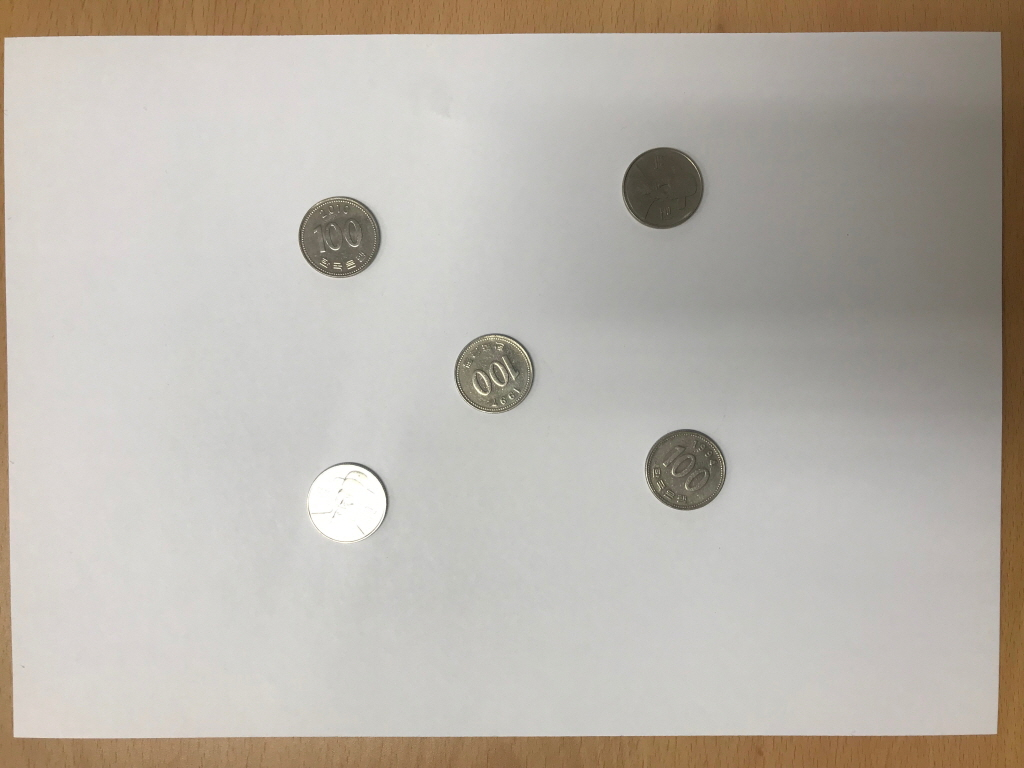
#> input picture image/sIMG_8253.JPG, 1024 x 768 px, found by its file name
$ jupyter execute homework3.ipynb
#> lines starting #> are read from the running program, lines starting #| are printed output that depends on the picture; after the words box and inside, x2 and y2 are one past the last pixel; in counts of white or black regions, pixels touching at a corner belong together
[cell 1]
import cv2
import numpy as np

img = cv2.imread('./image/sIMG_8253.jpg',)
#> img is the input picture: shape (768, 1024, 3); mean B, G, R 171.7, 180, 185.7

rows,cols,ch = img.shape
pts1 = np.float32([[10,40],[19,735],[998,35],[994,732]])
pts2 = np.float32([[0,0],[0,768],[1024,0],[1024,768]])
M = cv2.getPerspectiveTransform(pts1,pts2)
img = cv2.warpPerspective(img,M,(cols,rows))
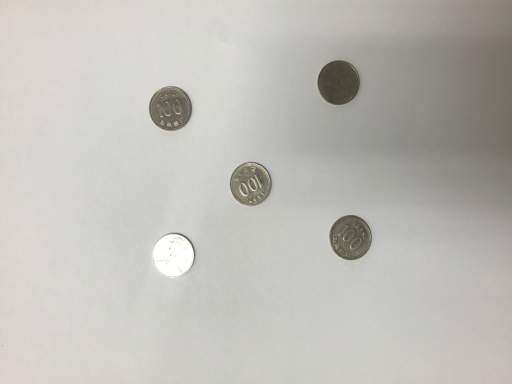
#> img: shape (768, 1024, 3) (shown at 1/2 size); mean B, G, R 185, 189.5, 191.2

#img = cv2.resize(img, dsize=(494,492), interpolation=cv2.INTER_AREA)
img_g = cv2.cvtColor(img, cv2.COLOR_BGR2GRAY) # 흑백

img_g_blur = cv2.GaussianBlur(img_g, (7, 7), 0)
img_thresh = cv2.adaptiveThreshold(img_g_blur, 255, cv2.ADAPTIVE_THRESH_GAUSSIAN_C, cv2.THRESH_BINARY_INV, 45, 6)
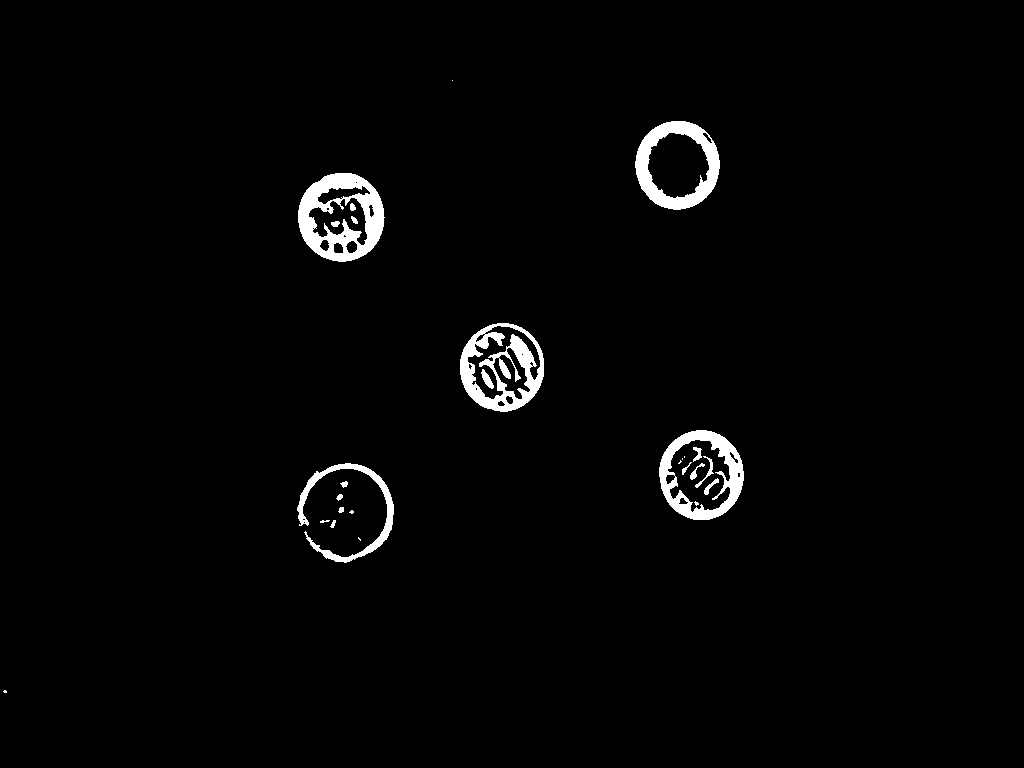
#> img_thresh: shape (768, 1024); 2% white; 27 white regions (9 under 20 px), largest, box (x1, y1, x2, y2) and area: (298, 173, 385, 262) 3954, (460, 323, 544, 412) 3428, (635, 121, 720, 210) 2964


kernel = np.ones((3, 3), np.uint8)
closing = cv2.morphologyEx(img_thresh, cv2.MORPH_CLOSE, kernel, iterations = 20)
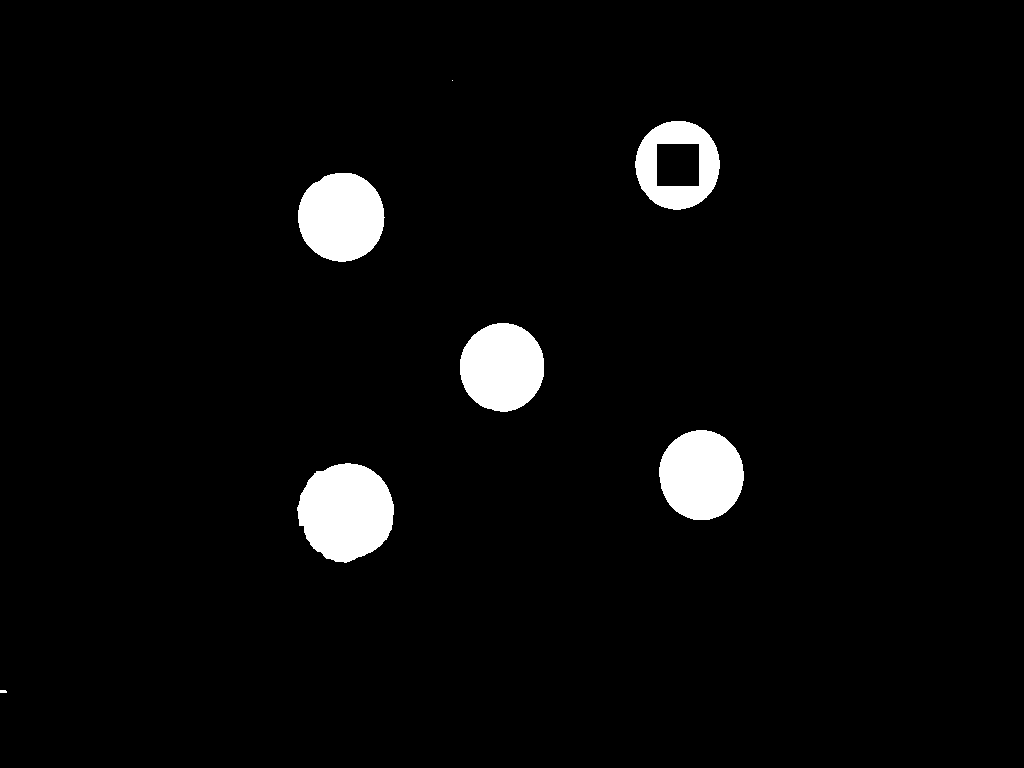
#> closing: shape (768, 1024); 3.7% white; 7 white regions (1 under 20 px)


cont_img = closing.copy()
contours, _ = cv2.findContours(cont_img, cv2.RETR_EXTERNAL, cv2.CHAIN_APPROX_SIMPLE)
#> contours = 7 contours, 2 with area under 20; largest, box (x1, y1, x2, y2) and area: (297, 463, 394, 563) 7218, (298, 173, 385, 262) 5936, (659, 430, 744, 520) 5878, (635, 121, 720, 210) 5788, (460, 323, 544, 412) 5766

for cnt in contours :
    area = cv2.contourArea(cnt)
    if area < 2000 or area > 8000 : continue
    if len(cnt) < 5 : continue

    ellipse = cv2.fitEllipse(cnt)
    cv2.ellipse(img, ellipse, (0, 255, 0), 2)
#> this loop made 7 passes
#> (area, ellipse) on passes 2 to 6: (7217.5, ((345.6, 511.5), (94.96, 96.96), 9.21)), (5878.5, ((701, 474.6), (83.75, 89.42), 175.6)), (5765.5, ((501.8, 366.9), (83.83, 87.68), 7.07)), (5936.5, ((341, 216.7), (85.82, 88.29), 1.52)), (5787.5, ((677.1, 164.6), (83.53, 88.34), 3.66))
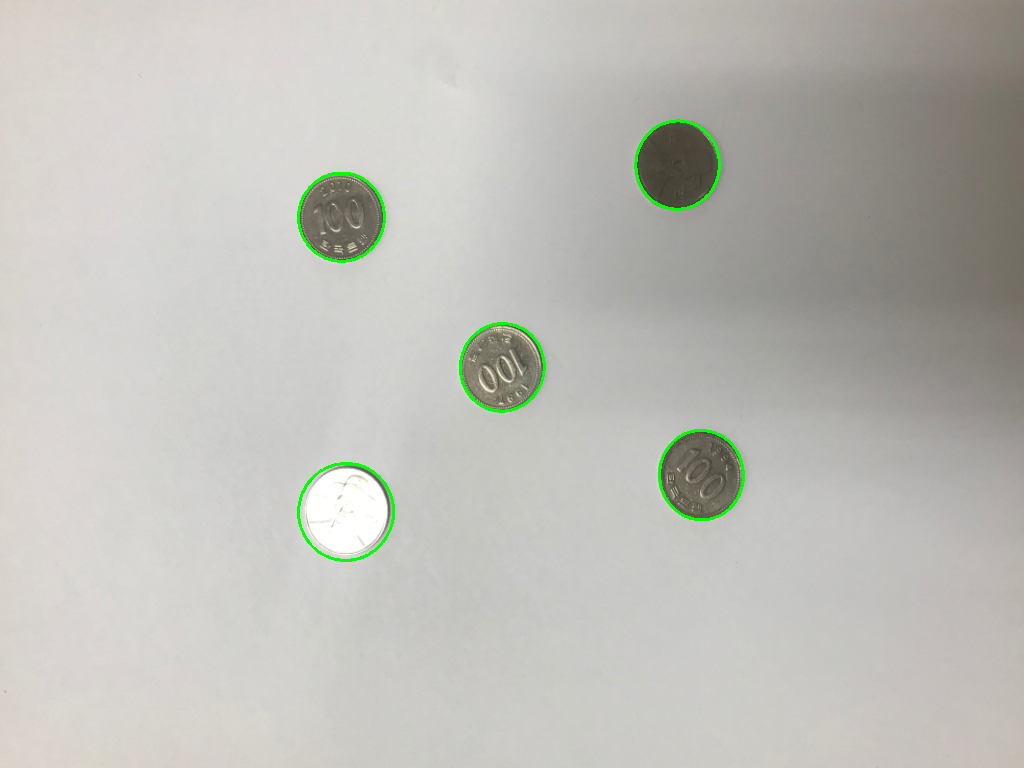
#> img: shape (768, 1024, 3); 0.52% of pixels changed, all inside (x1, y1, x2, y2) = (297, 119, 745, 562)

cv2.imshow('img_thresh',img_thresh)
cv2.imshow('cont_img',cont_img)
cv2.imshow('img',img)
k = cv2.waitKey(0)
#> (key Esc is pressed here)
cv2.destroyAllWindows()

$ run again, with image/sIMG_8254.JPG copied over image/sIMG_8253.JPG
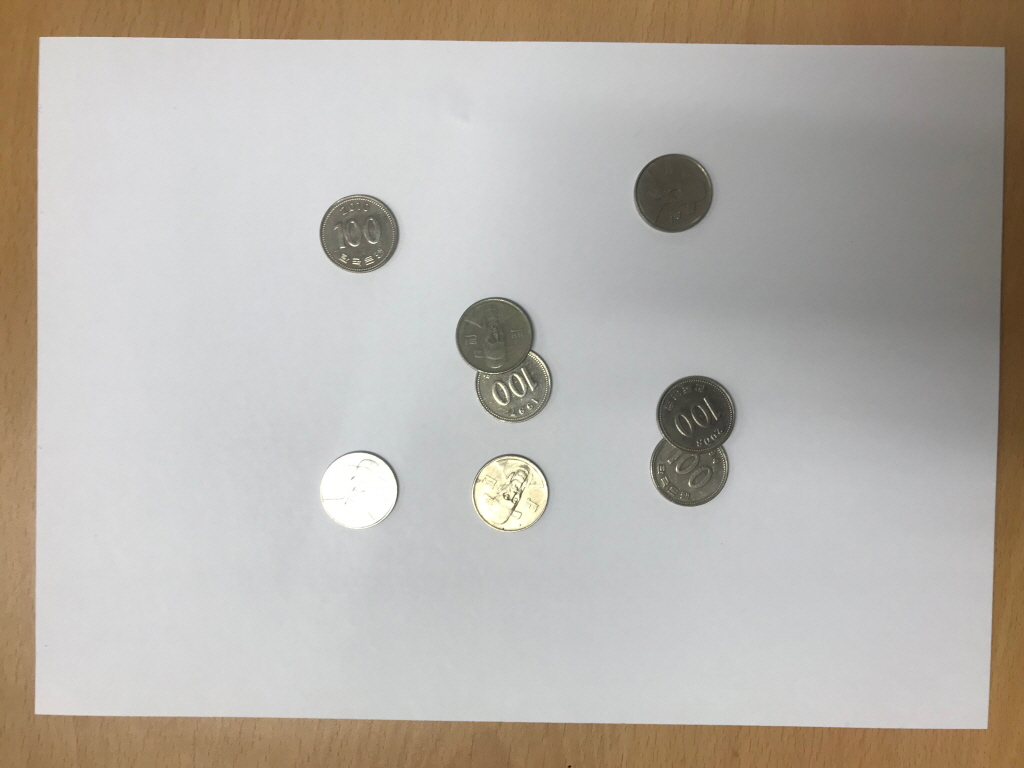
#> input picture image/sIMG_8254.JPG, 1024 x 768 px, found by its file name
#> img is the input picture: shape (768, 1024, 3); mean B, G, R 171.5, 178.1, 183.4
#> `img_thresh = cv2.adaptiveThreshold(img_g_blur, 255, cv2.ADAPTIVE_THRES..`:
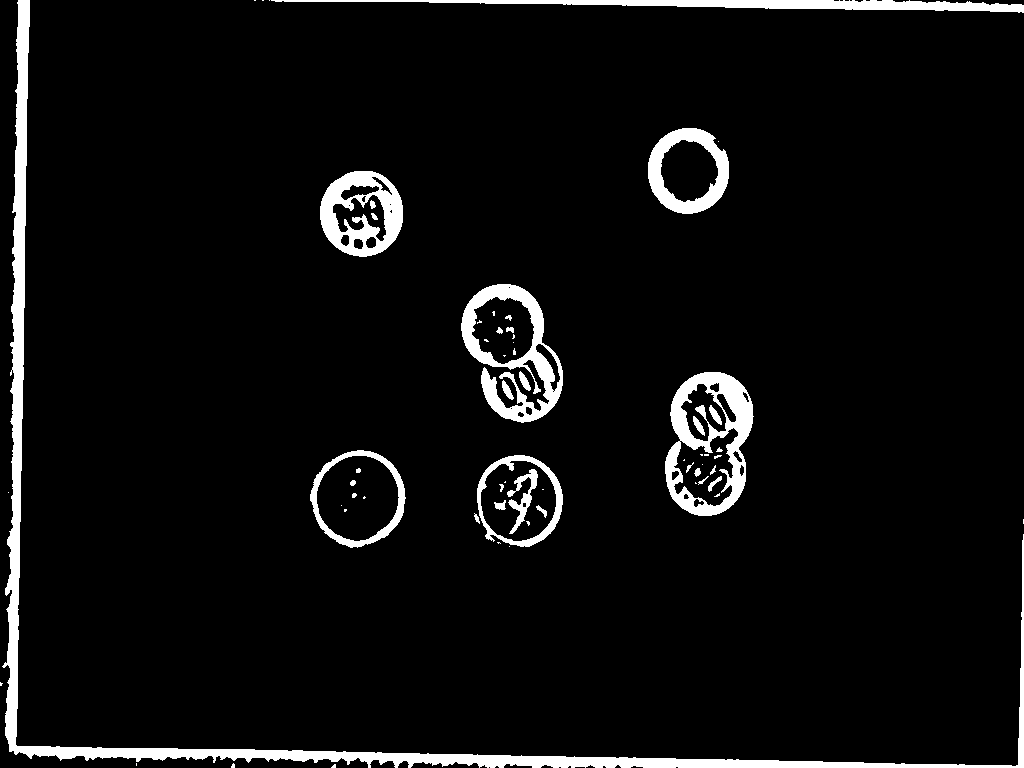
#> img_thresh: shape (768, 1024); 5.6% white; 63 white regions (32 under 20 px), largest, box (x1, y1, x2, y2) and area: (2, 0, 1024, 768) 17634, (665, 372, 754, 516) 5321, (461, 284, 563, 423) 4860
#> closing: shape (768, 1024); 10.4% white; 7 white regions
#> contours = 7 contours; box (x1, y1, x2, y2) and area: (0, 0, 1024, 768) 29182, (461, 284, 563, 547) 17182, (665, 372, 754, 516) 10042, (310, 450, 406, 548) 6969, (320, 171, 403, 257) 5548, (648, 128, 729, 214) 5400, (254, 0, 1024, 13) 3958
#> the loop `for cnt in contours :` made 7 passes
#> (area, ellipse) on passes 1, 4, 5, 6: (6969, ((357.9, 497.9), (92.81, 95.57), 27.2)), (5548.5, ((361.4, 213), (82.88, 85.5), 1.6)), (5399.5, ((687.9, 170.4), (80.8, 85.42), 0.99)), (3958, ((-33295.1, -95.76), (92.93, 67612.8), 0))
#> after the loop `for cnt in contours :`:
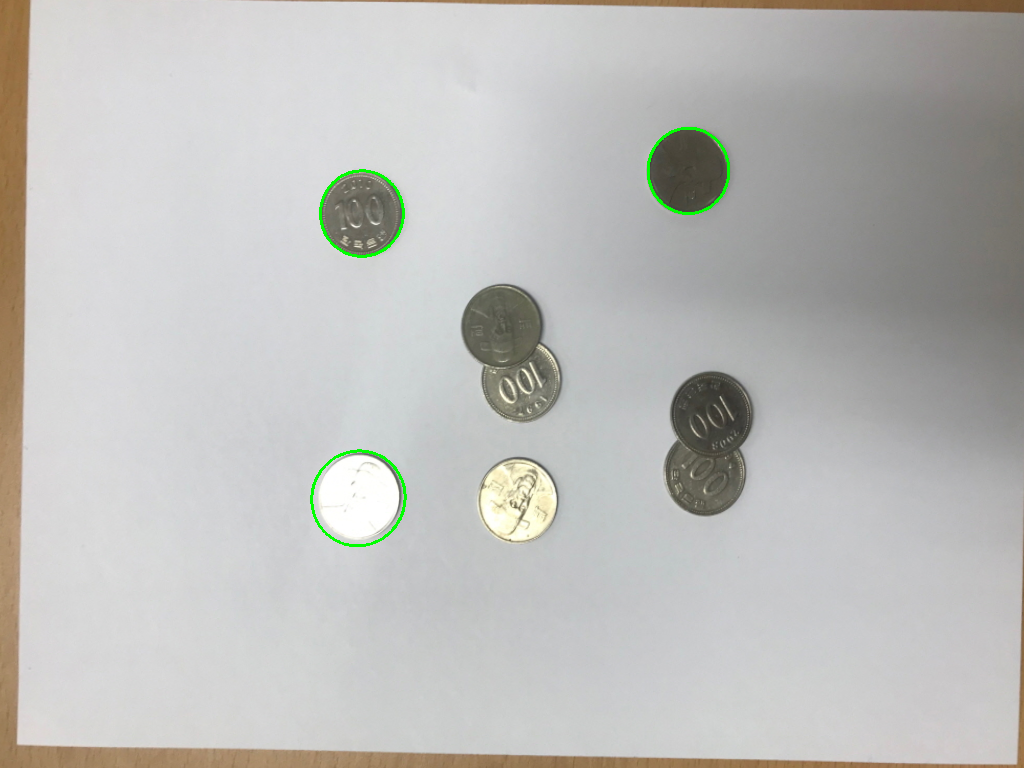
#> img: shape (768, 1024, 3); mean B, G, R 185.9, 188.7, 189

$ run again, with image/sIMG_8255.JPG copied over image/sIMG_8253.JPG
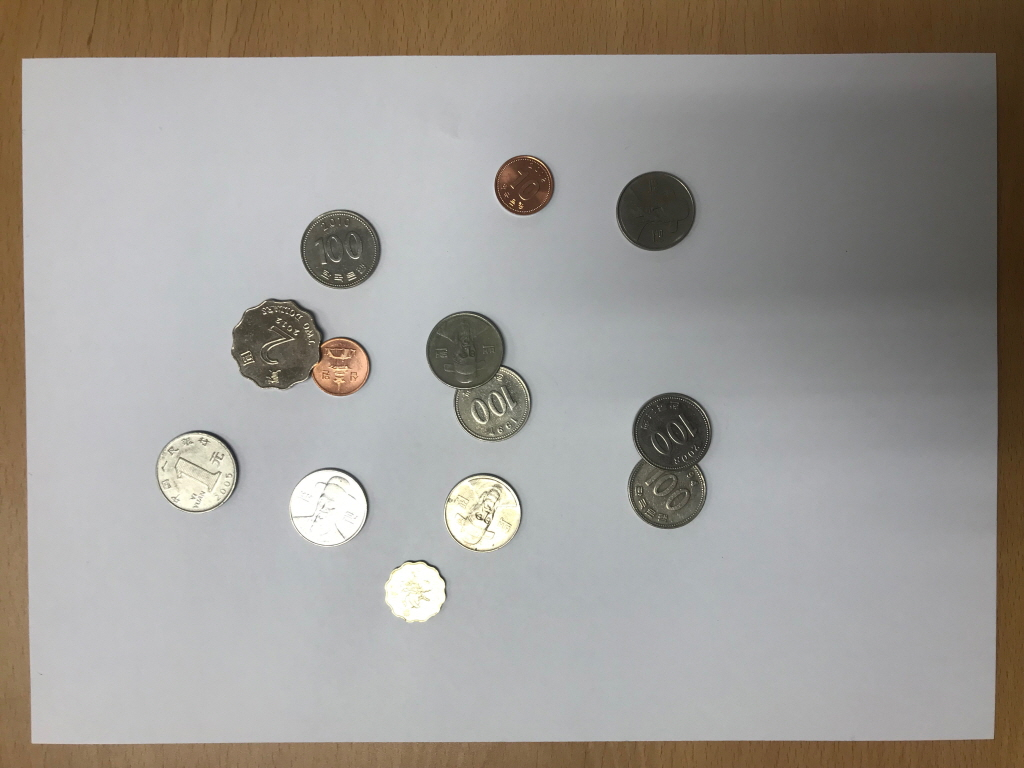
#> input picture image/sIMG_8255.JPG, 1024 x 768 px, found by its file name
#> img is the input picture: shape (768, 1024, 3); mean B, G, R 149.9, 154.6, 158.2
#> `img_thresh = cv2.adaptiveThreshold(img_g_blur, 255, cv2.ADAPTIVE_THRES..`:
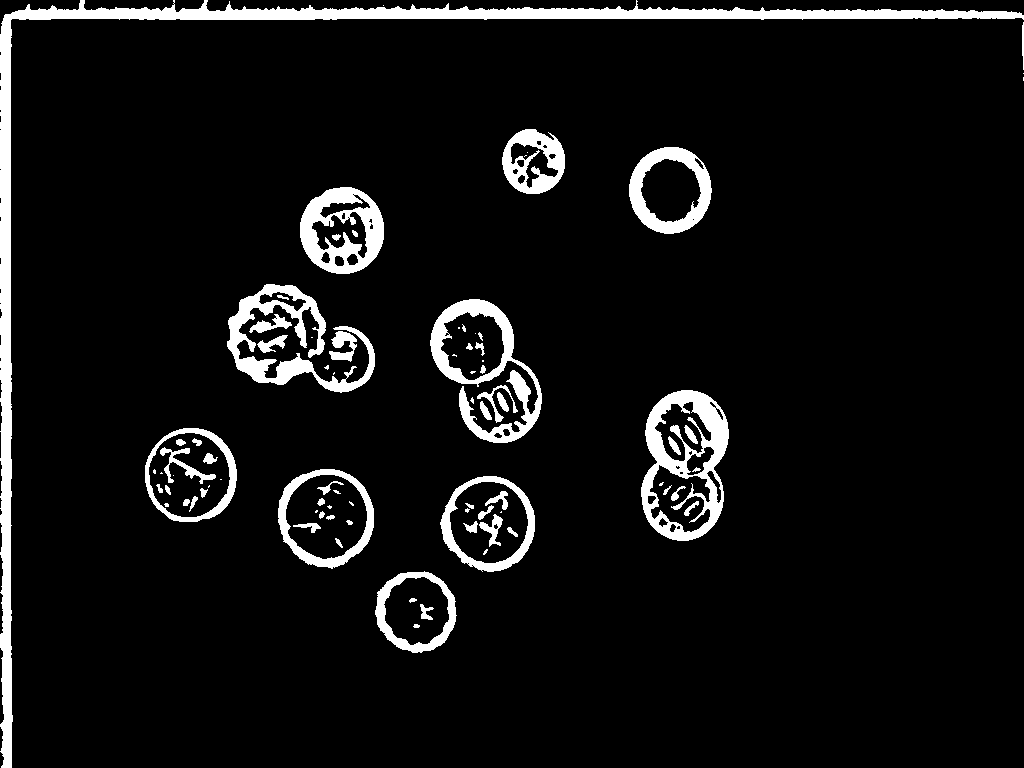
#> img_thresh: shape (768, 1024); 6.9% white; 85 white regions (29 under 20 px), largest, box (x1, y1, x2, y2) and area: (0, 0, 1024, 768) 18017, (641, 390, 729, 541) 5626, (227, 284, 375, 393) 4757
#> closing: shape (768, 1024); 13.2% white; 8 white regions
#> contours = 8 contours; box (x1, y1, x2, y2) and area: (0, 0, 1024, 768) 26601, (375, 299, 542, 653) 24630, (227, 187, 384, 393) 17338, (641, 390, 729, 541) 10659, (278, 469, 374, 569) 7734, (145, 428, 237, 522) 6770, (629, 147, 712, 234) 5532, (502, 129, 565, 194) 3157
#> the loop `for cnt in contours :` made 8 passes
#> (area, ellipse) on passes 1, 2, 6, 7: (7734, ((327, 518.5), (94.58, 103.2), 142.4)), (6769.5, ((190.5, 474.9), (91.63, 94.42), 3.46)), (5531.5, ((669.9, 189.7), (81.57, 86.38), 6.16)), (3157, ((533.2, 161), (62.48, 64.75), 2.63))
#> after the loop `for cnt in contours :`:
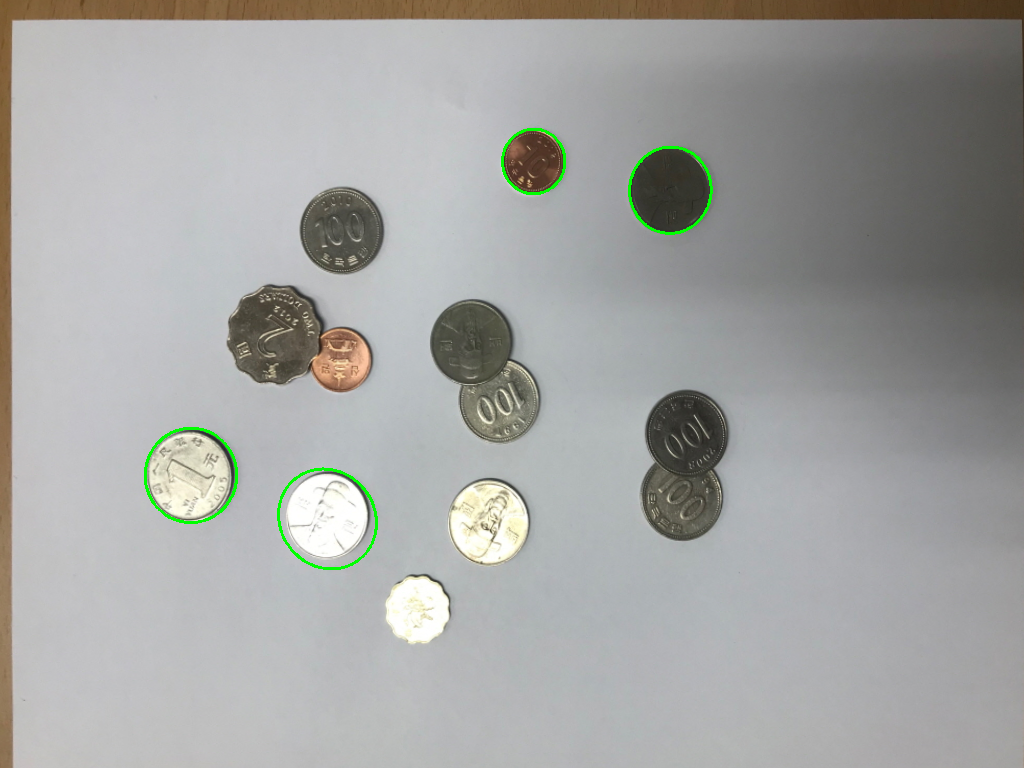
#> img: shape (768, 1024, 3); mean B, G, R 162.5, 164.6, 163.8
